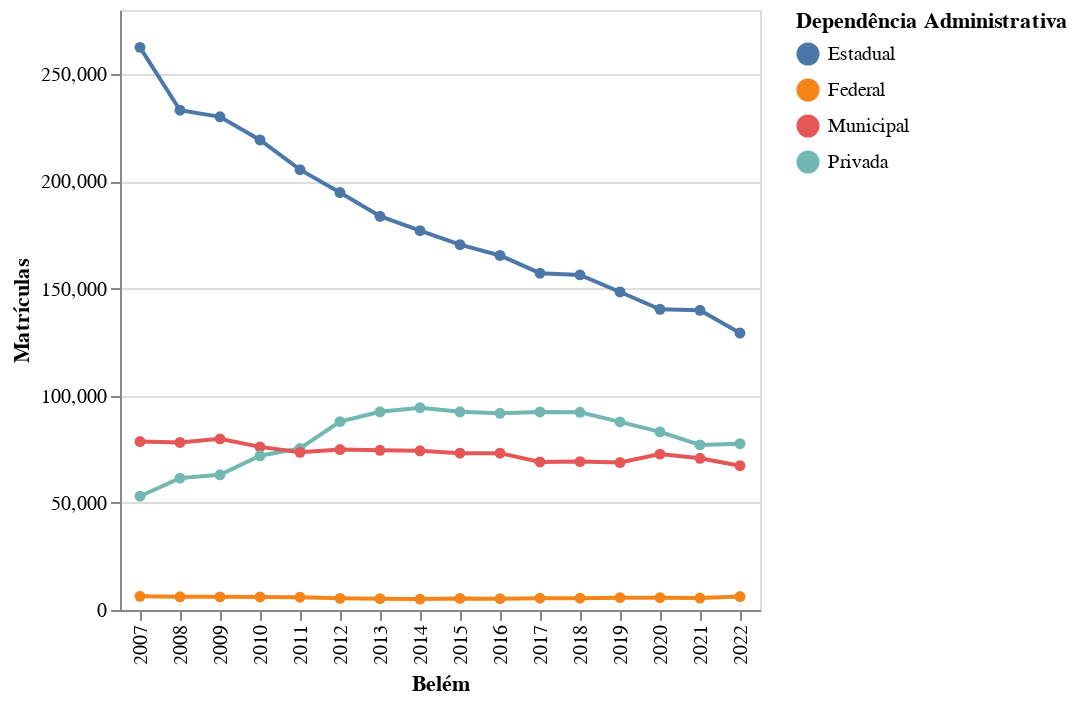

The code cell stored with this chart in its notebook:
### Code cell
filtro = 'Belém' # Belém, Ananindeua, Santarém, Manaus e Cruzeiro do Sul

cidade = analise.loc[analise['NO_MUNICIPIO'] == filtro]

alt.Chart(cidade).mark_line(point=True).encode(
    x = alt.X('NU_ANO_CENSO:N', title=filtro),
    y = alt.Y('QT_MAT_BAS', title=titulo),
    color = alt.Color('TP_DEPENDENCIA', title="Dependência Administrativa"),
    tooltip = [alt.Tooltip('NU_ANO_CENSO'),
              alt.Tooltip('QT_MAT_BAS', format=','),
              alt.Tooltip('TP_DEPENDENCIA')]
).interactive()

### Figure 1 — Vega-Lite specification as saved in the notebook (floating-point values rounded to 4 significant figures)
{"config": {"view": {"continuousWidth": 400, "continuousHeight": 300}}, "data": {"name": "data-215733628168ec3dddc0d98026e2c745"}, "mark": {"type": "line", "point": true}, "encoding": {"color": {"field": "TP_DEPENDENCIA", "title": "Dependência Administrativa", "type": "nominal"}, "tooltip": [{"field": "NU_ANO_CENSO", "type": "quantitative"}, {"field": "QT_MAT_BAS", "format": ",", "type": "quantitative"}, {"field": "TP_DEPENDENCIA", "type": "nominal"}], "x": {"field": "NU_ANO_CENSO", "title": "Belém", "type": "nominal"}, "y": {"field": "QT_MAT_BAS", "title": "Matrículas", "type": "quantitative"}}, "selection": {"selector011": {"type": "interval", "bind": "scales", "encodings": ["x", "y"]}}, "$schema": "https://vega.github.io/schema/vega-lite/v4.17.0.json", "datasets": {"data-215733628168ec3dddc0d98026e2c745": [{"TP_DEPENDENCIA": "Estadual", "NU_ANO_CENSO": 2022, "NO_MUNICIPIO": "Belém", "QT_MAT_BAS": 129200.0}, {"TP_DEPENDENCIA": "Privada", "NU_ANO_CENSO": 2022, "NO_MUNICIPIO": "Belém", "QT_MAT_BAS": 77610.0}, {"TP_DEPENDENCIA": "Municipal", "NU_ANO_CENSO": 2022, "NO_MUNICIPIO": "Belém", "QT_MAT_BAS": 67340.0}, {"TP_DEPENDENCIA": "Federal", "NU_ANO_CENSO": 2022, "NO_MUNICIPIO": "Belém", "QT_MAT_BAS": 6290.0}, {"TP_DEPENDENCIA": "Estadual", "NU_ANO_CENSO": 2021, "NO_MUNICIPIO": "Belém", "QT_MAT_BAS": 139800.0}, {"TP_DEPENDENCIA": "Privada", "NU_ANO_CENSO": 2021, "NO_MUNICIPIO": "Belém", "QT_MAT_BAS": 77060.0}, {"TP_DEPENDENCIA": "Municipal", "NU_ANO_CENSO": 2021, "NO_MUNICIPIO": "Belém", "QT_MAT_BAS": 70800.0}, {"TP_DEPENDENCIA": "Federal", "NU_ANO_CENSO": 2021, "NO_MUNICIPIO": "Belém", "QT_MAT_BAS": 5592.0}, {"TP_DEPENDENCIA": "Estadual", "NU_ANO_CENSO": 2020, "NO_MUNICIPIO": "Belém", "QT_MAT_BAS": 140300.0}, {"TP_DEPENDENCIA": "Privada", "NU_ANO_CENSO": 2020, "NO_MUNICIPIO": "Belém", "QT_MAT_BAS": 83130.0}, {"TP_DEPENDENCIA": "Municipal", "NU_ANO_CENSO": 2020, "NO_MUNICIPIO": "Belém", "QT_MAT_BAS": 72740.0}, {"TP_DEPENDENCIA": "Federal", "NU_ANO_CENSO": 2020, "NO_MUNICIPIO": "Belém", "QT_MAT_BAS": 5744.0}, {"TP_DEPENDENCIA": "Estadual", "NU_ANO_CENSO": 2019, "NO_MUNICIPIO": "Belém", "QT_MAT_BAS": 148400.0}, {"TP_DEPENDENCIA": "Privada", "NU_ANO_CENSO": 2019, "NO_MUNICIPIO": "Belém", "QT_MAT_BAS": 87790.0}, {"TP_DEPENDENCIA": "Municipal", "NU_ANO_CENSO": 2019, "NO_MUNICIPIO": "Belém", "QT_MAT_BAS": 68830.0}, {"TP_DEPENDENCIA": "Federal", "NU_ANO_CENSO": 2019, "NO_MUNICIPIO": "Belém", "QT_MAT_BAS": 5768.0}, {"TP_DEPENDENCIA": "Estadual", "NU_ANO_CENSO": 2018, "NO_MUNICIPIO": "Belém", "QT_MAT_BAS": 156400.0}, {"TP_DEPENDENCIA": "Privada", "NU_ANO_CENSO": 2018, "NO_MUNICIPIO": "Belém", "QT_MAT_BAS": 92240.0}, {"TP_DEPENDENCIA": "Municipal", "NU_ANO_CENSO": 2018, "NO_MUNICIPIO": "Belém", "QT_MAT_BAS": 69250.0}, {"TP_DEPENDENCIA": "Federal", "NU_ANO_CENSO": 2018, "NO_MUNICIPIO": "Belém", "QT_MAT_BAS": 5526.0}, {"TP_DEPENDENCIA": "Estadual", "NU_ANO_CENSO": 2017, "NO_MUNICIPIO": "Belém", "QT_MAT_BAS": 157200.0}, {"TP_DEPENDENCIA": "Privada", "NU_ANO_CENSO": 2017, "NO_MUNICIPIO": "Belém", "QT_MAT_BAS": 92420.0}, {"TP_DEPENDENCIA": "Municipal", "NU_ANO_CENSO": 2017, "NO_MUNICIPIO": "Belém", "QT_MAT_BAS": 69090.0}, {"TP_DEPENDENCIA": "Federal", "NU_ANO_CENSO": 2017, "NO_MUNICIPIO": "Belém", "QT_MAT_BAS": 5504.0}, {"TP_DEPENDENCIA": "Estadual", "NU_ANO_CENSO": 2016, "NO_MUNICIPIO": "Belém", "QT_MAT_BAS": 165500.0}, {"TP_DEPENDENCIA": "Privada", "NU_ANO_CENSO": 2016, "NO_MUNICIPIO": "Belém", "QT_MAT_BAS": 91810.0}, {"TP_DEPENDENCIA": "Municipal", "NU_ANO_CENSO": 2016, "NO_MUNICIPIO": "Belém", "QT_MAT_BAS": 73200.0}, {"TP_DEPENDENCIA": "Federal", "NU_ANO_CENSO": 2016, "NO_MUNICIPIO": "Belém", "QT_MAT_BAS": 5308.0}, {"TP_DEPENDENCIA": "Estadual", "NU_ANO_CENSO": 2015, "NO_MUNICIPIO": "Belém", "QT_MAT_BAS": 170500.0}, {"TP_DEPENDENCIA": "Privada", "NU_ANO_CENSO": 2015, "NO_MUNICIPIO": "Belém", "QT_MAT_BAS": 92490.0}, {"TP_DEPENDENCIA": "Municipal", "NU_ANO_CENSO": 2015, "NO_MUNICIPIO": "Belém", "QT_MAT_BAS": 73180.0}, {"TP_DEPENDENCIA": "Federal", "NU_ANO_CENSO": 2015, "NO_MUNICIPIO": "Belém", "QT_MAT_BAS": 5417.0}, {"TP_DEPENDENCIA": "Estadual", "NU_ANO_CENSO": 2014, "NO_MUNICIPIO": "Belém", "QT_MAT_BAS": 177000.0}, {"TP_DEPENDENCIA": "Privada", "NU_ANO_CENSO": 2014, "NO_MUNICIPIO": "Belém", "QT_MAT_BAS": 94390.0}, {"TP_DEPENDENCIA": "Municipal", "NU_ANO_CENSO": 2014, "NO_MUNICIPIO": "Belém", "QT_MAT_BAS": 74280.0}, {"TP_DEPENDENCIA": "Federal", "NU_ANO_CENSO": 2014, "NO_MUNICIPIO": "Belém", "QT_MAT_BAS": 5081.0}, {"TP_DEPENDENCIA": "Estadual", "NU_ANO_CENSO": 2013, "NO_MUNICIPIO": "Belém", "QT_MAT_BAS": 183700.0}, {"TP_DEPENDENCIA": "Privada", "NU_ANO_CENSO": 2013, "NO_MUNICIPIO": "Belém", "QT_MAT_BAS": 92500.0}, {"TP_DEPENDENCIA": "Municipal", "NU_ANO_CENSO": 2013, "NO_MUNICIPIO": "Belém", "QT_MAT_BAS": 74510.0}, {"TP_DEPENDENCIA": "Federal", "NU_ANO_CENSO": 2013, "NO_MUNICIPIO": "Belém", "QT_MAT_BAS": 5304.0}, {"TP_DEPENDENCIA": "Estadual", "NU_ANO_CENSO": 2012, "NO_MUNICIPIO": "Belém", "QT_MAT_BAS": 194800.0}, {"TP_DEPENDENCIA": "Privada", "NU_ANO_CENSO": 2012, "NO_MUNICIPIO": "Belém", "QT_MAT_BAS": 87900.0}, {"TP_DEPENDENCIA": "Municipal", "NU_ANO_CENSO": 2012, "NO_MUNICIPIO": "Belém", "QT_MAT_BAS": 74860.0}, {"TP_DEPENDENCIA": "Federal", "NU_ANO_CENSO": 2012, "NO_MUNICIPIO": "Belém", "QT_MAT_BAS": 5431.0}, {"TP_DEPENDENCIA": "Estadual", "NU_ANO_CENSO": 2011, "NO_MUNICIPIO": "Belém", "QT_MAT_BAS": 205500.0}, {"TP_DEPENDENCIA": "Privada", "NU_ANO_CENSO": 2011, "NO_MUNICIPIO": "Belém", "QT_MAT_BAS": 75380.0}, {"TP_DEPENDENCIA": "Municipal", "NU_ANO_CENSO": 2011, "NO_MUNICIPIO": "Belém", "QT_MAT_BAS": 73600.0}, {"TP_DEPENDENCIA": "Federal", "NU_ANO_CENSO": 2011, "NO_MUNICIPIO": "Belém", "QT_MAT_BAS": 5957.0}, {"TP_DEPENDENCIA": "Estadual", "NU_ANO_CENSO": 2010, "NO_MUNICIPIO": "Belém", "QT_MAT_BAS": 219400.0}, {"TP_DEPENDENCIA": "Municipal", "NU_ANO_CENSO": 2010, "NO_MUNICIPIO": "Belém", "QT_MAT_BAS": 76110.0}, {"TP_DEPENDENCIA": "Privada", "NU_ANO_CENSO": 2010, "NO_MUNICIPIO": "Belém", "QT_MAT_BAS": 71980.0}, {"TP_DEPENDENCIA": "Federal", "NU_ANO_CENSO": 2010, "NO_MUNICIPIO": "Belém", "QT_MAT_BAS": 6100.0}, {"TP_DEPENDENCIA": "Estadual", "NU_ANO_CENSO": 2009, "NO_MUNICIPIO": "Belém", "QT_MAT_BAS": 230200.0}, {"TP_DEPENDENCIA": "Municipal", "NU_ANO_CENSO": 2009, "NO_MUNICIPIO": "Belém", "QT_MAT_BAS": 79860.0}, {"TP_DEPENDENCIA": "Privada", "NU_ANO_CENSO": 2009, "NO_MUNICIPIO": "Belém", "QT_MAT_BAS": 63090.0}, {"TP_DEPENDENCIA": "Federal", "NU_ANO_CENSO": 2009, "NO_MUNICIPIO": "Belém", "QT_MAT_BAS": 6127.0}, {"TP_DEPENDENCIA": "Estadual", "NU_ANO_CENSO": 2008, "NO_MUNICIPIO": "Belém", "QT_MAT_BAS": 233200.0}, {"TP_DEPENDENCIA": "Municipal", "NU_ANO_CENSO": 2008, "NO_MUNICIPIO": "Belém", "QT_MAT_BAS": 78200.0}, {"TP_DEPENDENCIA": "Privada", "NU_ANO_CENSO": 2008, "NO_MUNICIPIO": "Belém", "QT_MAT_BAS": 61550.0}, {"TP_DEPENDENCIA": "Federal", "NU_ANO_CENSO": 2008, "NO_MUNICIPIO": "Belém", "QT_MAT_BAS": 6139.0}, {"TP_DEPENDENCIA": "Estadual", "NU_ANO_CENSO": 2007, "NO_MUNICIPIO": "Belém", "QT_MAT_BAS": 262600.0}, {"TP_DEPENDENCIA": "Municipal", "NU_ANO_CENSO": 2007, "NO_MUNICIPIO": "Belém", "QT_MAT_BAS": 78600.0}, {"TP_DEPENDENCIA": "Privada", "NU_ANO_CENSO": 2007, "NO_MUNICIPIO": "Belém", "QT_MAT_BAS": 53100.0}, {"TP_DEPENDENCIA": "Federal", "NU_ANO_CENSO": 2007, "NO_MUNICIPIO": "Belém", "QT_MAT_BAS": 6371.0}]}}
